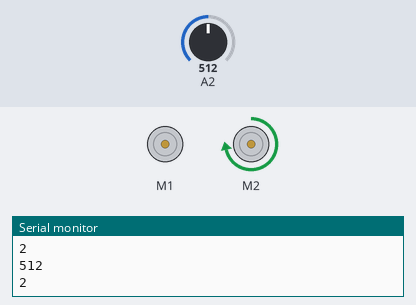
Bench run of a sketch on a simulated Arduino Uno, built with avr-gcc and run on an emulated ATmega328P. On the bench: 2 × DC motor (green arrow = forward, orange = backward, longer = faster), the last lines printed to the serial monitor. The test bench sets the inputs (shaded band); at power-on: A2 = 512.

Above: at 2.5 s.
2.6 s: A2 set to 190
At 4.1 s:
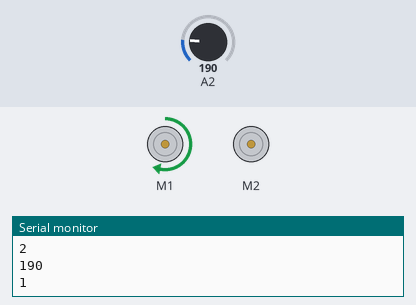
8.0 s: A2 set to 210
At 9.2 s:
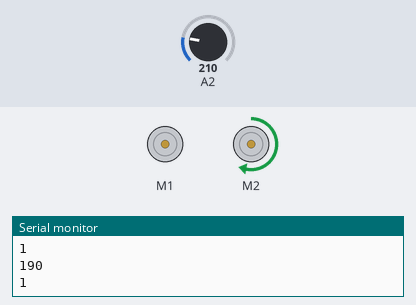
13.4 s: A2 set to 122
18.8 s: A2 set to 306
At 21.1 s:
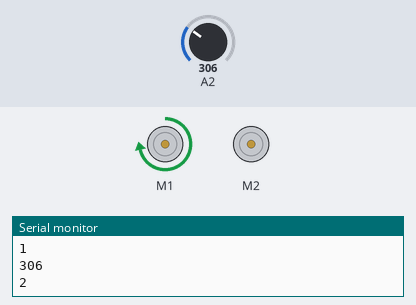
Timing chart, 0 to 25.0 s (numbered marks = the images above; inputs shaded):
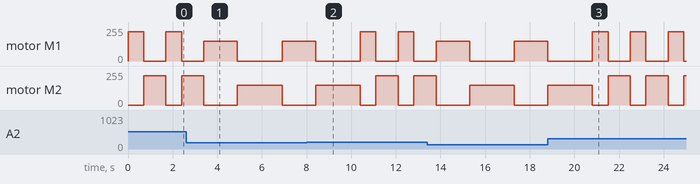

Measured:
- by itself, motor M1: repeats every 1.7 s: forward 220/255 0.70 s, stopped 1.0 s
- by itself, motor M2: repeats every 1.7 s: stopped 0.70 s, forward 220/255 1.0 s

The sketch:

IR_motor.ino
```cpp
/*
This is a program to test the IR sensor WITH the motors

For use with the Adafruit Motor Shield v2
---->  http://www.adafruit.com/products/1438
 */

#include <Wire.h>
#include <Adafruit_MotorShield.h>
#include "utility/Adafruit_MS_PWMServoDriver.h"

// Create the motor shield object with the default I2C address
Adafruit_MotorShield AFMS = Adafruit_MotorShield();

// Select which 'port' M1, M2, M3 or M4. In this case, 1 and 2
Adafruit_DCMotor *motorOne = AFMS.getMotor(1);
Adafruit_DCMotor *motorTwo = AFMS.getMotor(2);

// Digital pin #2 is the same as Pin D2 see http://arduino.cc/en/Hacking/PinMapping168
#define IRpin_PIN PIND
#define IRpin 2
#define drawline delay

//our test variable
int PROXIMITY; //from 0 (near) to 1023 (far)


void setup(void) {
  Serial.begin(9600); //initialize baud rate to 9600
  Serial.println("Ready to control motors via IR");

  AFMS.begin();  //create with the default frequency 1.6KHz

  // Set M1 speed to start, from 0 (off) to 255 (max)
  motorOne->setSpeed(200);
  motorOne->run(FORWARD);
  motorOne->run(RELEASE);


  // Set M2 speed to start, from 0 (off) to 255 (max)
  motorTwo->setSpeed(255);
  motorTwo->run(FORWARD);
  motorTwo->run(RELEASE);

}

void loop() {

  uint8_t SPEED = 150;  //STATE 1 speed
  int LENGTH_1 = 1500;  //STATE 1 motor 1 length
  int LENGTH_2 = 2000;  //STATE 1 motor 2 length
  int STATE = 1; //State 1 (far), State 2 (near)

  PROXIMITY = analogRead(2); //read value from analog pin 2
  Serial.println(PROXIMITY); //print the value on the screen

  //Set the proximity state
  if(PROXIMITY > 200) {
    STATE = 2;
    Serial.println(STATE);
  }
  else if(PROXIMITY <= 200) {
    STATE = 1;
    Serial.println(STATE);
  }

  //Set the variables for state 2
  if(STATE == 2) { //if someone is close
     SPEED = 220;
     LENGTH_1 = 700;
     LENGTH_2 = 1000;
  }

  //Draw motorOne line (clear)
  motorOne->run(FORWARD);
  motorOne->setSpeed(SPEED);
  drawline(LENGTH_1);
  motorOne->run(RELEASE);

  //Draw motorTwo line (black)
  motorTwo->run(FORWARD);
  motorTwo->setSpeed(SPEED);
  drawline(LENGTH_2);
  motorTwo->run(RELEASE);
}
```
